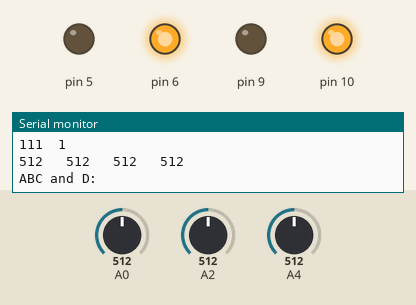
Recording of a sketch running on a simulated Arduino Uno, built with avr-gcc and run on an emulated ATmega328P. On the bench: output pins drawn as LEDs (lit = HIGH), the last lines printed to the serial monitor. Inputs (shaded band) come from the test bench; at power-on: A0 = 512, A2 = 512, A4 = 512.

Above: at 1.2 s.
1.3 s: A0 set to 186
4.3 s: A0 set to 159
At 5.2 s:
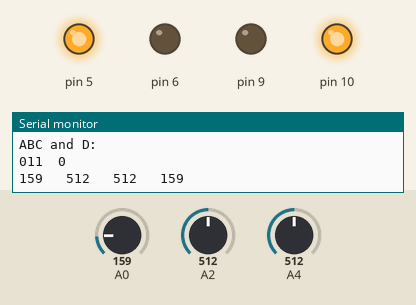
5.8 s: A0 set to 306
At 7.4 s:
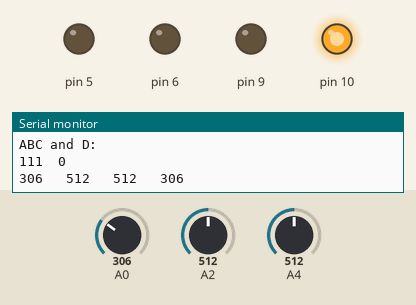
7.8 s: A2 set to 287
9.3 s: A2 set to 256
At 9.9 s:
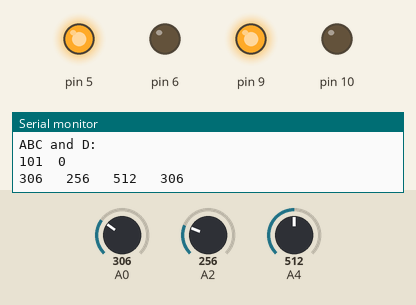
10.8 s: A4 set to 268
13.8 s: A4 set to 236
At 15.2 s:
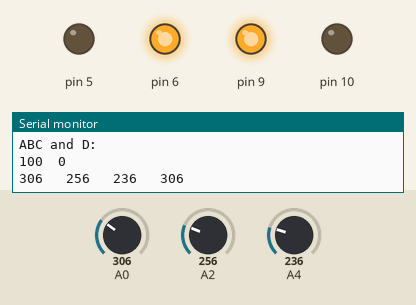
Timing chart, 0 to 16.3 s (numbered marks = the images above; inputs shaded):
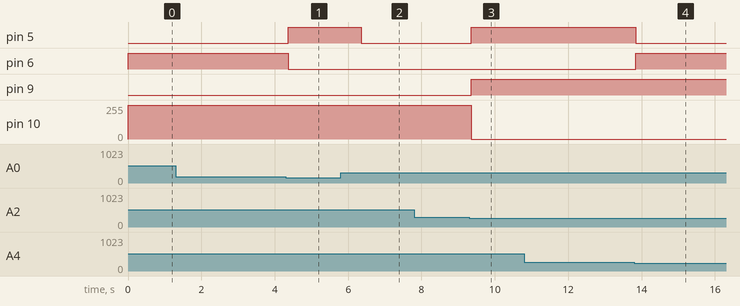

Measured:
- the behaviour switches between 171 and 170 on A0 (found by bisection; images 0 and 1)
- the behaviour switches between 271 and 270 on A2 (found by bisection; images 2 and 3)
- the behaviour switches between 251 and 250 on A4 (found by bisection; images 3 and 4)
- after the input at 4.3 s, pin 5: LOW → HIGH after 0.07 s; pin 6: HIGH → LOW after 0.07 s
- after the input at 5.8 s, pin 5: HIGH → LOW after 0.55 s; pin 10: 255/255 → 254/255 after 0.55 s
- after the input at 9.3 s, pin 5, pin 9: LOW → HIGH after 0.06 s; pin 10: 254/255 → 0/255 after 0.06 s
- after the input at 13.8 s, pin 5: HIGH → LOW after 0.05 s; pin 6: LOW → HIGH after 0.05 s

The sketch:

match_stable4.ino
```cpp
//#include "core.c"

int A, B, C, D;

const int white_gate = 50;

const int gray_gate_A = 170;
const int gray_gate_B = 270;
const int gray_gate_C = 250;
const int gray_gate_D = 500;

unsigned int back_times = 0;

const int light = 180;
const int normal = 200;
const int heavy = 255;

const float left_bias = 0;//.02634375;
const float right_bias = 0;//0.02734375;

int last_action;

void set_left_wheels(int go_or_back, int value) {
    value = value - (value * left_bias);
    if (go_or_back == 1) {
        analogWrite(9, value);
        analogWrite(10, 0);
    } else if (go_or_back == -1) {
        analogWrite(10, value);
        analogWrite(9, 0);
    } else if (go_or_back == 0) {
        analogWrite(9, 0);
        analogWrite(10, 0);
    }
}

void set_right_wheels(int go_or_back, int value) {
    value = value - (value * right_bias);
    if (go_or_back == 1) {
        analogWrite(5, value);
        analogWrite(6, 0);
    } else if (go_or_back == -1) {
        analogWrite(6, value);
        analogWrite(5, 0);
    } else if (go_or_back == 0) {
        analogWrite(5, 0);
        analogWrite(6, 0);
    }
}

void go_straight(int value) {
    set_left_wheels(1, value);
    set_right_wheels(1, value);
}

void go_back(int value) {
    set_left_wheels(-1, value);
    set_right_wheels(-1, value);
}

void stop() {
    set_left_wheels(0, 0);
    set_right_wheels(0, 0);
}

void left_rotate(int value) {
    set_right_wheels(1, value);
    set_left_wheels(-1, value);
}

void right_rotate(int value) {
    set_left_wheels(1, value);
    set_right_wheels(-1, value);
}

void turn_back_left(int value) {
    float difference = value / 2;
    float middle_point = 255 / 2;
    int right = middle_point + difference;
    int left = middle_point - difference;

    set_left_wheels(-1, left);
    set_right_wheels(-1, right);
}

void turn_back_right(int value) {
    float difference = value / 2;
    float middle_point = 255 / 2;
    int left = middle_point + difference;
    int right = middle_point - difference;

    set_left_wheels(-1, left);
    set_right_wheels(-1, right);
}

int handle_white_detector(int pin) {
    Serial.print(analogRead(pin));
    Serial.print("   ");
    if (analogRead(pin) < white_gate) {
        return 1;
    } else {
        return 0;
    }
}

int handle_gray_detector(int pin, int gate_number) {
    Serial.print(analogRead(pin));
    Serial.print("   ");
    if (gate_number == 1) {
        if (analogRead(pin) > gray_gate_A) {
            return 1;
        } else {
            return 0;
        }
    } else if (gate_number == 2) {
        if (analogRead(pin) > gray_gate_B) {
            return 1;
        } else {
            return 0;
        }
    } else if (gate_number == 3) {
        if (analogRead(pin) > gray_gate_C) {
            return 1;
        } else {
            return 0;
        }
    } else if (gate_number == 4) {
        if (analogRead(pin) > gray_gate_D) {
            return 1;
        } else {
            return 0;
        }
    }
}

void sensor_detect(int white_or_black, int AAA1, int AAA2, int AAA3, int AAA4) {
    if (white_or_black == 1) {
        A = handle_white_detector(AAA1);
        B = handle_white_detector(AAA2);
        C = handle_white_detector(AAA3);
        D = handle_white_detector(AAA4);
    } else if (white_or_black == -1) {
        A = handle_gray_detector(AAA1, 1);
        B = handle_gray_detector(AAA2, 2);
        C = handle_gray_detector(AAA3, 3);
        D = handle_gray_detector(AAA4, 4);
    } else {
        A = digitalRead(AAA1);
        B = digitalRead(AAA2);
        C = digitalRead(AAA3);
        D = digitalRead(AAA4);
    }
    //return 1 if it is white

    Serial.print("\nABC and D: \n");
    Serial.print(A);
    Serial.print(B);
    Serial.print(C);
    Serial.print("  ");
    Serial.print(D);
    Serial.println();
    Serial.println();
    Serial.println();
}

void white_detect() {
    sensor_detect(-1, A0, A2, A4, 8);
}

void go_through_node() {
    while (1) {
        go_straight(heavy);

        white_detect();
        if ((A == 1) && (C == 1)) {
            break;
        }
    }
}

void turn_left_45_degrees_stupidly() {
    left_rotate(heavy);
    delay(600);
}

void turn_right_45_degrees_stupidly() {
    right_rotate(heavy);
    delay(600);
}

void find_line() {
    white_detect();

    if ((A == 1) && (B == 1) && (C == 1)) {
        if (back_times < 3) {
            if (last_action == 0) {
                go_back(heavy);
            } else if (last_action == -1) {
                turn_back_right(heavy);
            } else if (last_action == 1) {
                turn_back_left(heavy);
            }
        }

        back_times += 1;
        //last_action = 0;

    } else if ((A == 0) && (B == 0) && (C == 0)) {
        go_straight(heavy);

    } else if ((A == 1) && (C == 0)) {
        right_rotate(heavy);

        last_action = 1;

    } else if ((A == 1) && (C == 1)) {
        go_straight(heavy);

        last_action = 0;

    } else if ((A == 0) && (C == 1)) {
        left_rotate(heavy);

        last_action = -1;

    }

    if (back_times > 18) {
        back_times = 0;
    }
}

void setup() {
    Serial.begin(9600);
    /*
    go_straight(heavy);
    delay(1800);
    */
}

void loop() {
    find_line();

    //white_detect();
    //delay(500);
}
```
